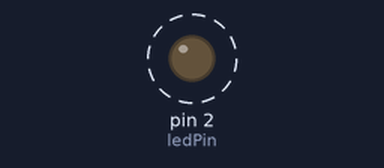
A sketch run on a simulated Arduino Uno, built with avr-gcc and run on an emulated ATmega328P. Shown: output pins drawn as LEDs (lit = HIGH). Dashed ring = blinking.

Above: at 0.2 s.
Timing chart, 0 to 3.0 s (numbered marks = the images above):
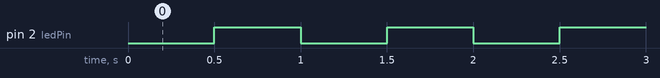

The sketch:

sketch_jun21a.ino
```cpp
const int ledPin = 2;
unsigned long prevTime = 0;
const unsigned long interval = 500;
bool ledState = false;

void setup() {
  pinMode(ledPin, OUTPUT);
}

void loop() {
  unsigned long curTime = millis();
  if (curTime - prevTime >= interval) {
    prevTime = curTime;
    ledState = !ledState;
    digitalWrite(ledPin, ledState);
  }
}
```

Measured:
- by itself, pin 2 (ledPin): alternates HIGH for 0.50 s and LOW for 0.50 s
